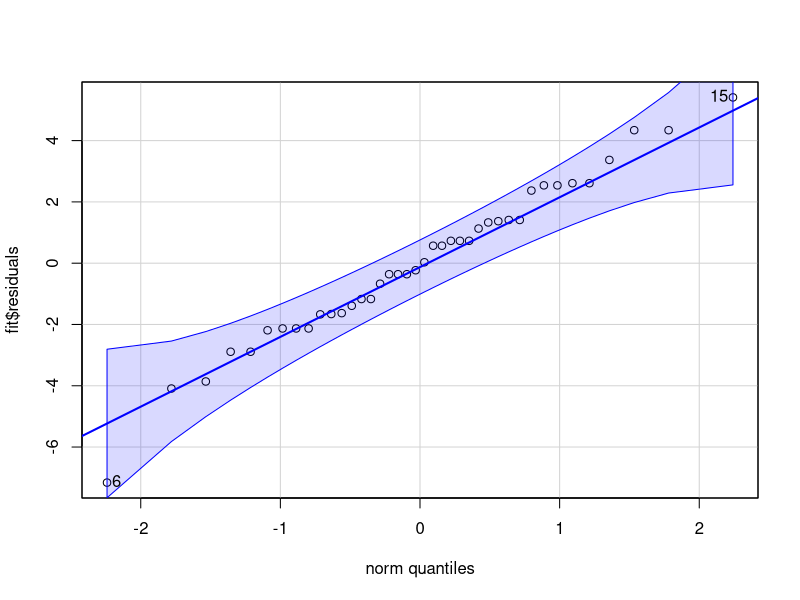
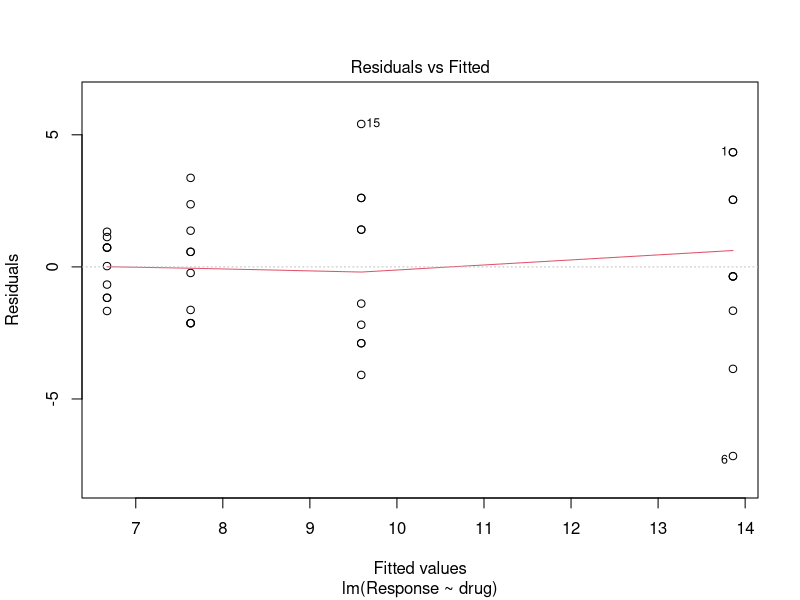
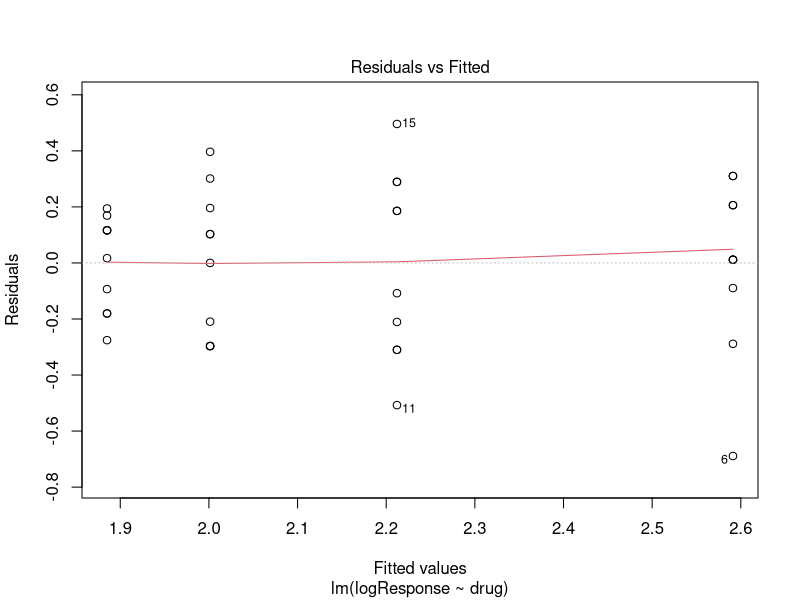
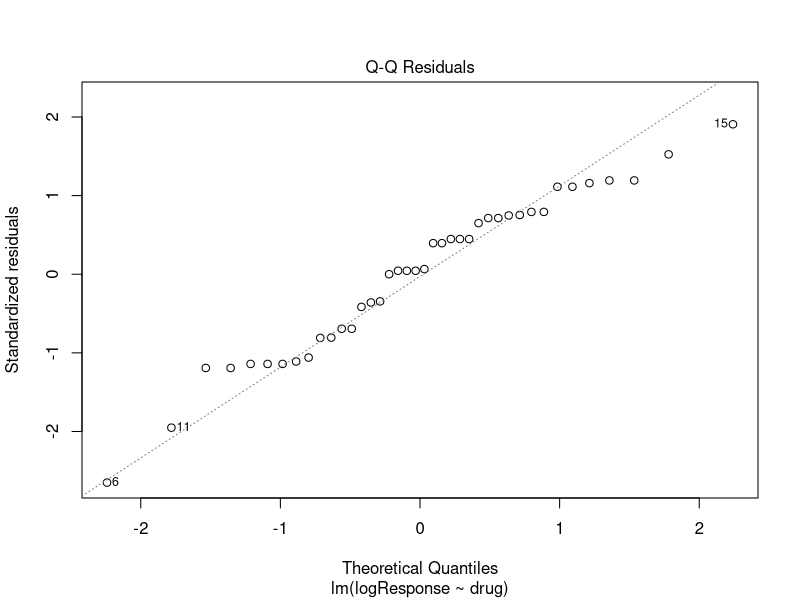

Write R code to recreate these figures, in order.
## ---- chunk 1
# Dataset
drug1 <- c(18.2, 16.4, 10.0, 13.5, 13.5, 6.7, 12.2, 18.2, 13.5, 16.4)
drug2 <- c(5.5, 12.2, 11.0, 6.7, 15, 8.2, 7.4, 12.2, 6.7, 11.0) 
drug3 <- c(5.5, 5.5, 8.2, 9.0, 10.0, 6.0, 7.4, 5.5, 11, 8.2)
drug4 <- c(6.0, 7.4, 7.8, 8, 5.0, 7.4, 7.4, 5.5, 6.7, 5.5)

# Combine data into single vector
Response <- c(drug1, drug2, drug3, drug4)

# Create grouping variable
drug <- rep(c("Drug1", "Drug2", "Drug3", "Drug4"), each = 10)

# Create a data frame
df <- data.frame(Response, drug)

# Covert drug to a factor variable
df$drug <- as.factor(df$drug)

# Check the structure
str(df)
## ---- chunk 2
# Fit the model
fit <- lm(Response ~ drug, data = df)
anova(fit)
names(fit)

# Check for Normality
library(car)
qqPlot(fit$residuals)

# Testing for Normality
shapiro.test(fit$residuals)
## ---- chunk 3
# Residuals vs Fitted plot
plot(fit, which = 1)
# Bartlett Test for Normality
bartlett.test(Response ~ drug, data = df)
## ---- chunk 4
powerTransform(Response ~ drug, data = df)
## ---- chunk 5
# Log transformation of Response
df$logResponse <- log(df$Response)

# Refitting the model
mod2 <- lm(logResponse ~ drug, data = df)
anova(mod2)


plot(mod2, 1) # Residual vs Fitted Values

# Equal variance Check using Levene's Test
leveneTest(mod2)
plot(mod2, 2) # Q-Q Plot to check normality
shapiro.test(mod2$residuals) # Shapiro.Wilk Test

## ---- chunk 6
kruskal.test(Response ~ drug, data = df)
anova(mod2)$"Pr(>F)"
